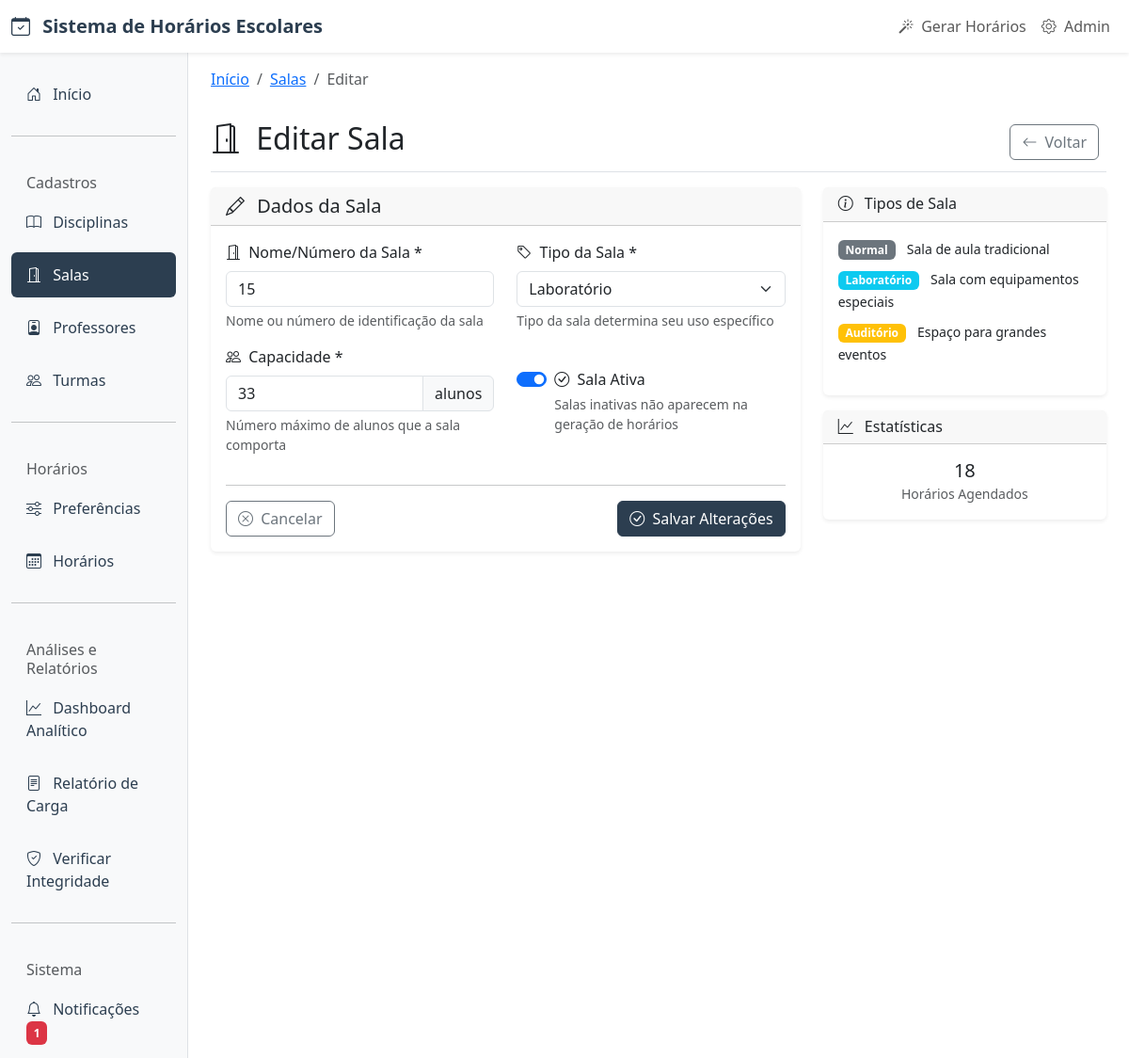
/salas/4/editar/, run on the app's committed database.
### core/models.py (models this page shows, shortened)
class Sala(models.Model):
    TIPOS_SALA = [
        ('normal', 'Sala Normal'),
        ('laboratorio', 'Laboratório'),
        ('auditorio', 'Auditório'),
    ]
    nome_numero = models.CharField(
        max_length=50,
        verbose_name="Nome/Número da Sala",
        help_text="Nome ou número identificador da sala"
    )
    tipo = models.CharField(
        max_length=20,
        choices=TIPOS_SALA,
        default='normal',
        verbose_name="Tipo da Sala",
        help_text="Tipo da sala de aula"
    )
    capacidade = models.PositiveIntegerField(
        verbose_name="Capacidade",
        help_text="Capacidade máxima de alunos",
        validators=[MinValueValidator(1), MaxValueValidator(200)]
    )
    ativa = models.BooleanField(
        default=True,
        verbose_name="Ativa",
        help_text="Se a sala está ativa no sistema"
    )
    criado_em = models.DateTimeField(auto_now_add=True)
    atualizado_em = models.DateTimeField(auto_now=True)
    class Meta:
        verbose_name = "Sala"
        verbose_name_plural = "Salas"
        ordering = ['nome_numero']

### core/views.py (the view, shortened to what this page needs)
# urls.py: path('salas/<int:pk>/editar/', views.SalaUpdateView.as_view(), name='sala_update'),
class SalaUpdateView(UpdateView):
    model = Sala
    form_class = SalaForm
    template_name = 'core/sala_form.html'
    success_url = reverse_lazy('core:sala_list')

### core/forms.py (shortened to what this page needs)
class SalaForm(forms.ModelForm):
    class Meta:
        model = Sala
        fields = ['nome_numero', 'tipo', 'capacidade', 'ativa']
        widgets = {
            'nome_numero': forms.TextInput(attrs={
                'class': 'form-control',
                'placeholder': 'Ex: Sala 101, Lab. Informática...'
            }),
            'tipo': forms.Select(attrs={
                'class': 'form-select'
            }),
            'capacidade': forms.NumberInput(attrs={
                'class': 'form-control',
                'min': 1,
                'max': 200
            }),
            'ativa': forms.CheckboxInput(attrs={
                'class': 'form-check-input'
            })
        }
        help_texts = {
            'nome_numero': 'Nome ou número de identificação da sala',
            'tipo': 'Tipo da sala determina seu uso específico',
            'capacidade': 'Número máximo de alunos que a sala comporta',
            'ativa': 'Salas inativas não aparecem na geração de horários'
        }

### core/templates/core/sala_form.html (shortened to what this page needs)
{% extends 'core/base.html' %}
{% block breadcrumb %}
<nav aria-label="breadcrumb">
    <ol class="breadcrumb">
        <li class="breadcrumb-item"><a href="{% url 'core:home' %}">Início</a></li>
        <li class="breadcrumb-item"><a href="{% url 'core:sala_list' %}">Salas</a></li>
        <li class="breadcrumb-item active">
            {% if object %}Editar{% else %}Nova{% endif %}
        </li>
    </ol>
</nav>
{% endblock %}
{% block content %}
<div class="fade-in">
    <div class="d-flex justify-content-between flex-wrap flex-md-nowrap align-items-center pt-3 pb-2 mb-3 border-bottom">
        <h1 class="h2">
            <i class="bi bi-door-open me-2"></i>
            {% if object %}Editar Sala{% else %}Nova Sala{% endif %}
        </h1>
        <div class="btn-toolbar mb-2 mb-md-0">
            <div class="btn-group me-2">
                <a href="{% url 'core:sala_list' %}" class="btn btn-outline-secondary">
                    <i class="bi bi-arrow-left me-1"></i>
                    Voltar
                </a>
            </div>
        </div>
    </div>
    <div class="row">
        <div class="col-lg-8">
            <div class="card">
                <div class="card-header">
                    <h5 class="card-title mb-0">
                        <i class="bi bi-{% if object %}pencil{% else %}plus-circle{% endif %} me-2"></i>
                        Dados da Sala
                    </h5>
                </div>
                <div class="card-body">
                    <form method="post" novalidate>
                        <div class="row">
                            <div class="col-md-6 mb-3">
                                <label for="{{ form.nome_numero.id_for_label }}" class="form-label">
                                    <i class="bi bi-door-open me-1"></i>
                                    Nome/Número da Sala *
                                </label>
                                <input type="text"
                                       class="form-control {% if form.nome_numero.errors %}is-invalid{% endif %}"
                                       id="{{ form.nome_numero.id_for_label }}"
                                       name="{{ form.nome_numero.name }}"
                                       value="{{ form.nome_numero.value|default:'' }}"
                                       placeholder="Ex: Sala 101, Lab. Informática, Auditório..."
                                       required>
                                <div class="form-text">{{ form.nome_numero.help_text }}</div>
                            </div>
                            <div class="col-md-6 mb-3">
                                <label for="{{ form.tipo.id_for_label }}" class="form-label">
                                    <i class="bi bi-tag me-1"></i>
                                    Tipo da Sala *
                                </label>
                                <select class="form-select {% if form.tipo.errors %}is-invalid{% endif %}"
                                        id="{{ form.tipo.id_for_label }}"
                                        name="{{ form.tipo.name }}"
                                        required>
                                    {% for value, label in form.tipo.field.choices %}
                                        <option value="{{ value }}"
                                                {% if form.tipo.value == value %}selected{% endif %}>
                                            {{ label }}
                                        </option>
                                    {% endfor %}
                                </select>
                                <div class="form-text">{{ form.tipo.help_text }}</div>
                            </div>
                        </div>
                        <div class="row">
                            <div class="col-md-6 mb-3">
                                <label for="{{ form.capacidade.id_for_label }}" class="form-label">
                                    <i class="bi bi-people me-1"></i>
                                    Capacidade *
                                </label>
                                <div class="input-group">
                                    <input type="number"
                                           class="form-control {% if form.capacidade.errors %}is-invalid{% endif %}"
                                           id="{{ form.capacidade.id_for_label }}"
                                           name="{{ form.capacidade.name }}"
                                           value="{{ form.capacidade.value|default:'' }}"
                                           min="1" max="200"
                                           required>
                                    <span class="input-group-text">alunos</span>
                                </div>
                                <div class="form-text">{{ form.capacidade.help_text }}</div>
                            </div>
                            <div class="col-md-6 mb-3">
                                <div class="form-check form-switch mt-4">
                                    <input class="form-check-input"
                                           type="checkbox"
                                           id="{{ form.ativa.id_for_label }}"
                                           name="{{ form.ativa.name }}"
                                           {% if form.ativa.value %}checked{% endif %}>
                                    <label class="form-check-label" for="{{ form.ativa.id_for_label }}">
                                        <i class="bi bi-check-circle me-1"></i>
                                        Sala Ativa
                                    </label>
                                    <div class="form-text">{{ form.ativa.help_text }}</div>
                                </div>
                            </div>
                        </div>
                        <hr>
                        <div class="d-flex justify-content-between">
                            <a href="{% url 'core:sala_list' %}" class="btn btn-outline-secondary">
                                <i class="bi bi-x-circle me-1"></i>
                                Cancelar
                            </a>
                            <button type="submit" class="btn btn-primary">
                                <span class="btn-text">
                                    <i class="bi bi-{% if object %}check-circle{% else %}plus-circle{% endif %} me-1"></i>
                                    {% if object %}Salvar Alterações{% else %}Criar Sala{% endif %}
                                </span>
                            </button>
                        </div>
                    </form>
                </div>
            </div>
        </div>
        <div class="col-lg-4">
            <div class="card">
                <div class="card-header">
                    <h6 class="card-title mb-0">
                        <i class="bi bi-info-circle me-2"></i>
                        Tipos de Sala
                    </h6>
                </div>
                <div class="card-body">
                    <ul class="list-unstyled">
                        <li class="mb-2">
                            <span class="badge bg-secondary me-2">Normal</span>
                            <small>Sala de aula tradicional</small>
                        </li>
                        <li class="mb-2">
                            <span class="badge bg-info me-2">Laboratório</span>
                            <small>Sala com equipamentos especiais</small>
                        </li>
                        <li class="mb-2">
                            <span class="badge bg-warning me-2">Auditório</span>
                            <small>Espaço para grandes eventos</small>
                        </li>
                    </ul>
                </div>
            </div>
            {% if object %}
                <div class="card mt-3">
                    <div class="card-header">
                        <h6 class="card-title mb-0">
                            <i class="bi bi-graph-up me-2"></i>
                            Estatísticas
                        </h6>
                    </div>
                    <div class="card-body">
                        <div class="row text-center">
                            <div class="col-12">
                                <div class="h5 mb-0">{{ object.horarios.count }}</div>
                                <small class="text-muted">Horários Agendados</small>
                            </div>
                        </div>
                    </div>
                </div>
            {% endif %}
        </div>
    </div>
</div>
{% endblock %}

### core/templates/core/base.html (style rules this page uses)
:root { --primary-color: #2c3e50; --secondary-color: #3498db; --success-color: #27ae60; --warning-color: #f39c12; --danger-color: #e74c3c; }
.card { border: none; box-shadow: 0 0.125rem 0.25rem rgba(0, 0, 0, 0.075); transition: all 0.3s ease; }
.btn-primary { background-color: var(--primary-color); border-color: var(--primary-color); }
.fade-in { animation: fadeIn 0.5s ease-in; }

### data on the page
Sala: nome_numero "15", tipo "Laboratório", horarios.count "18"
